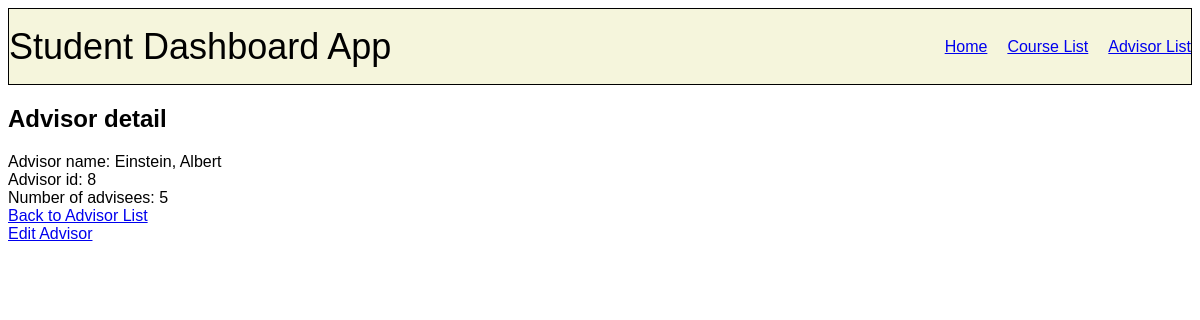
Page /advisor_detail/8 on the committed database.
### student/models.py (models this page shows, shortened)
class Advisor(models.Model):
    fname = models.CharField(max_length=30)
    lname = models.CharField(max_length=30)
    class Meta:
        ordering = ['lname']

### student/views.py (the view)
# urls.py: path("advisor_detail/<int:id>", views.advisor_detail, name="advisor_detail"),
def advisor_detail(request, id):
    advisor = get_object_or_404(Advisor, pk=id)
    return render(request, "student/advisor_detail.html", {"advisor": advisor})

### student/templates/student/advisor_detail.html
{% extends "student/layout.html" %}
{% block body %}
<h2>Advisor detail</h2>
<div>
    Advisor name: {{advisor.lname}}, {{advisor.fname}}
</div>
<div>
    Advisor id: {{advisor.id}}
</div>
<div>
    {% if advisor.advisees %}
        Number of advisees:  {{ advisor.advisees.count }}
    {% else %}
    Number of advisees: 0
    {% endif %}
</div>
<div>
    <a href="{% url 'advisor_list' %}">Back to Advisor List</a>
</div>
<div>
    <a href="{% url 'edit_advisor' id=advisor.id %}">Edit Advisor</a>
</div>
{% endblock %}

### student/static/student/styles.css (style rules this page uses)
body { font-family: 'Gill Sans', 'Gill Sans MT', Calibri, 'Trebuchet MS', sans-serif; }

### rows in the picture
Advisor: lname "Einstein", fname "Albert", id "8", advisees.count "5"
